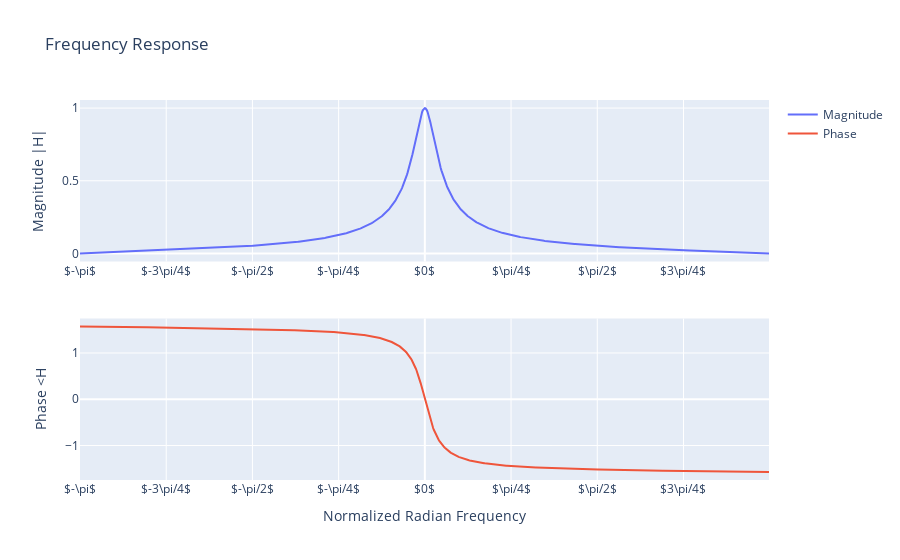

This figure's notebook cell:
### Markdown cell above
1.3 Let's see the frequency response of this filter:

### Code cell
ww = np.arange(-np.pi, np.pi, np.pi/500)
r = 0.9
G = (1 - r)/2
_, HH = signal.freqz([G, G], [1 , -r], ww)

plot_frequency_response(ww, HH)

### Figure 1 — Plotly figure (JSON) as saved in the notebook; plotly's stock layout.template omitted (floating-point values rounded to 4 significant figures; data arrays with more than 128 entries replaced by an {"elided": "..."} marker saying what was removed)
{"data": [{"name": "Magnitude", "type": "scatter", "x": {"elided": "1000 float values"}, "xaxis": "x", "y": {"elided": "1000 float values"}, "yaxis": "y"}, {"name": "Phase", "type": "scatter", "x": {"elided": "1000 float values"}, "xaxis": "x2", "y": {"elided": "1000 float values"}, "yaxis": "y2"}], "layout": {"title": {"text": "Frequency Response"}, "xaxis": {"anchor": "y", "domain": [0, 1], "tickmode": "array", "ticktext": ["$-\\pi$", "$-3\\pi/4$", "$-\\pi/2$", "$-\\pi/4$", "$0$", "$\\pi/4$", "$\\pi/2$", "$3\\pi/4$", "$\\pi$"], "tickvals": [-3.142, -2.356, -1.571, -0.7854, 0, 0.7854, 1.571, 2.356, 3.142]}, "xaxis2": {"anchor": "y2", "domain": [0, 1], "tickmode": "array", "ticktext": ["$-\\pi$", "$-3\\pi/4$", "$-\\pi/2$", "$-\\pi/4$", "$0$", "$\\pi/4$", "$\\pi/2$", "$3\\pi/4$", "$\\pi$"], "tickvals": [-3.142, -2.356, -1.571, -0.7854, 0, 0.7854, 1.571, 2.356, 3.142], "title": {"text": "Normalized Radian Frequency"}}, "yaxis": {"anchor": "x", "domain": [0.575, 1], "title": {"text": "Magnitude |H|"}}, "yaxis2": {"anchor": "x2", "domain": [0, 0.425], "title": {"text": "Phase <H"}}}}
